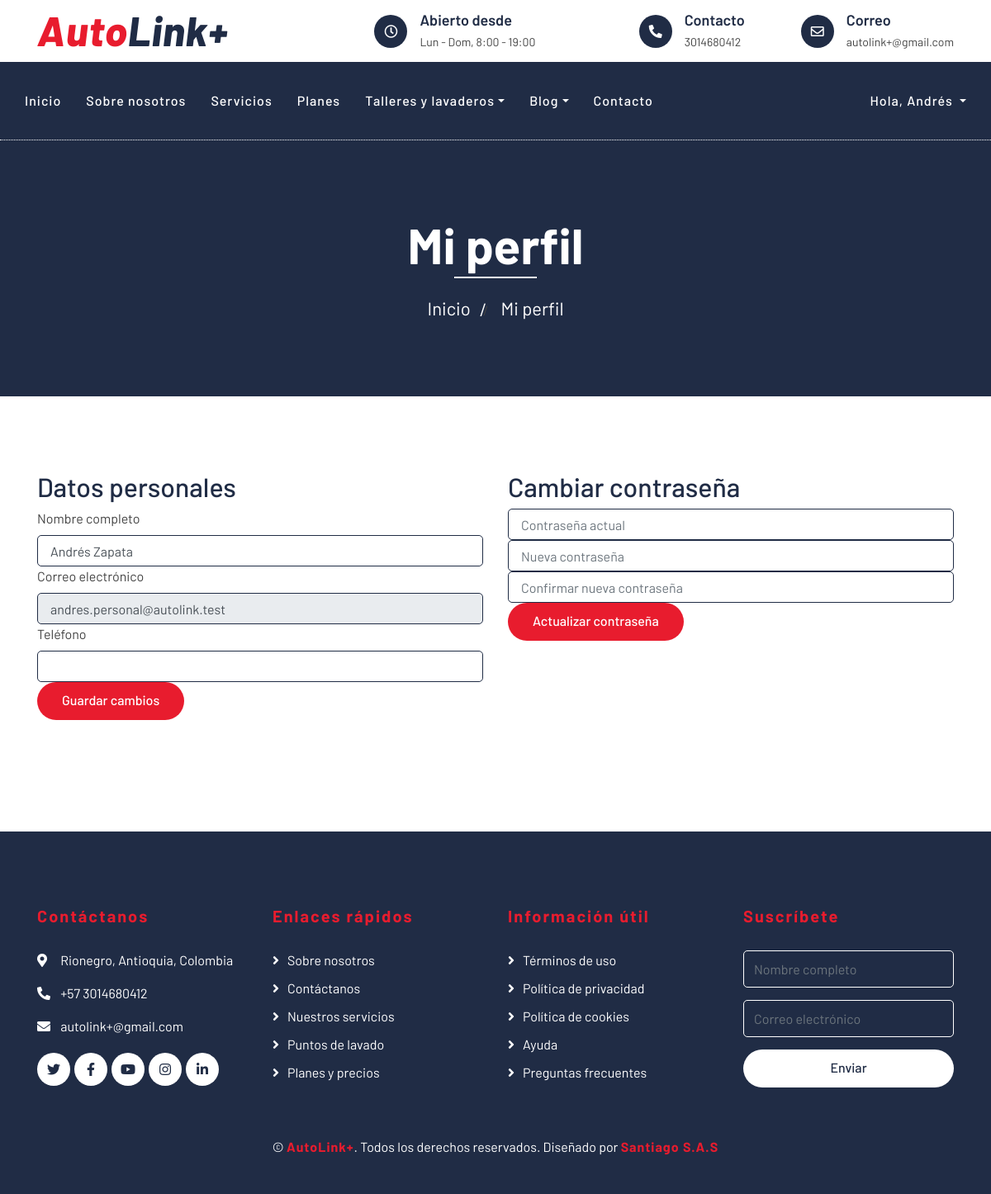
Screenshot of /perfil.php (signed in) with the database file from the repository.
### tables this page shows
CREATE TABLE IF NOT EXISTS usuarios (
    id_usuario      INT AUTO_INCREMENT PRIMARY KEY,
    nombre          VARCHAR(100) NOT NULL,
    correo          VARCHAR(150) NOT NULL UNIQUE,
    telefono        VARCHAR(20)  NULL,
    password_hash   VARCHAR(255) NOT NULL,
    rol             ENUM('cliente', 'admin') NOT NULL DEFAULT 'cliente',
    creado_en       DATETIME DEFAULT CURRENT_TIMESTAMP,
    actualizado_en  DATETIME DEFAULT CURRENT_TIMESTAMP ON UPDATE CURRENT_TIMESTAMP
);

### includes/auth.php (called while the page is built, shortened)
<?php
require_once __DIR__ . '/../config/db.php';
function current_user(): ?array
{
    static $user = null;
    static $loaded = false;
    if (!$loaded) {
        $stmt = db()->prepare('SELECT id_usuario, nombre, correo, telefono, rol FROM usuarios WHERE id_usuario = ?');
        $stmt->execute([$_SESSION['user_id']]);
        $user = $stmt->fetch() ?: null;
        $loaded = true;
    }
    return $user;
}
function is_logged_in(): bool
{
    return current_user() !== null;
}
function require_login(): void
{
    if (!is_logged_in()) {
        $redirect = urlencode($_SERVER['REQUEST_URI'] ?? 'panel.php');
        header('Location: login.php?redirect=' . $redirect);
        exit;
    }
}

### config/db.php (called while the page is built, shortened)
<?php
function db(): PDO
{
    static $pdo = null;
    if ($pdo === null) {
        $dsn = 'mysql:host=' . DB_HOST . ';dbname=' . DB_NAME . ';charset=' . DB_CHARSET;
        $pdo = new PDO($dsn, DB_USER, DB_PASS, [
            PDO::ATTR_ERRMODE => PDO::ERRMODE_EXCEPTION,
            PDO::ATTR_DEFAULT_FETCH_MODE => PDO::FETCH_ASSOC,
            PDO::ATTR_EMULATE_PREPARES => false,
        ]);
    }
    return $pdo;
}

### perfil.php (the view, shortened to what this page needs)
<?php
require_once __DIR__ . '/includes/auth.php';
require_login();
$usuario = current_user();
$active_page = 'perfil';
include __DIR__ . '/includes/header.php';
?>
        <div class="page-header">
            <div class="container">
                <div class="row">
                    <div class="col-12">
                        <h2>Mi perfil</h2>
                    </div>
                    <div class="col-12">
                        <a href="index.php">Inicio</a>
                        <span> / </span>
                        <a href="perfil.php">Mi perfil</a>
                    </div>
                </div>
            </div>
        </div>
        <div class="contact">
            <div class="container">
                <div class="row">
                    <div class="col-md-6">
                        <div class="contact-form">
                            <h2>Datos personales</h2>
                            <form method="post">
                                <div class="control-group">
                                    <label>Nombre completo</label>
                                    <input type="text" name="nombre" class="form-control" value="<?= htmlspecialchars($usuario['nombre']) ?>" required>
                                </div>
                                <div class="control-group">
                                    <label>Correo electrónico</label>
                                    <input type="email" class="form-control" value="<?= htmlspecialchars($usuario['correo']) ?>" disabled>
                                </div>
                                <div class="control-group">
                                    <label>Teléfono</label>
                                    <input type="tel" name="telefono" class="form-control" value="<?= htmlspecialchars($usuario['telefono'] ?? '') ?>">
                                </div>
                                <button class="btn btn-custom" type="submit">Guardar cambios</button>
                            </form>
                        </div>
                    </div>
                    <div class="col-md-6">
                        <div class="contact-form">
                            <h2>Cambiar contraseña</h2>
                            <form method="post">
                                <div class="control-group">
                                    <input type="password" name="password_actual" class="form-control" placeholder="Contraseña actual" required>
                                </div>
                                <div class="control-group">
                                    <input type="password" name="password_nueva" class="form-control" placeholder="Nueva contraseña" required minlength="8">
                                </div>
                                <div class="control-group">
                                    <input type="password" name="password_confirmar" class="form-control" placeholder="Confirmar nueva contraseña" required minlength="8">
                                </div>
                                <button class="btn btn-custom" type="submit">Actualizar contraseña</button>
                            </form>
                        </div>
                    </div>
                </div>
            </div>
        </div>
<?php include __DIR__ . '/includes/footer.php'; ?>

### includes/header.php (shortened to what this page needs)
<?php
require_once __DIR__ . '/auth.php';
function nav_active(string $page, string $active): string
{
    return $page === $active ? ' active' : '';
}
$usuario_actual = current_user();
?>
<!DOCTYPE html>
<html lang="es">
    <head>
        <link href="https://stackpath.bootstrapcdn.com/bootstrap/4.4.1/css/bootstrap.min.css" rel="stylesheet">
        <link href="https://cdnjs.cloudflare.com/ajax/libs/font-awesome/5.10.0/css/all.min.css" rel="stylesheet">
        <link href="lib/flaticon/font/flaticon.css" rel="stylesheet">
        <link href="lib/animate/animate.min.css" rel="stylesheet">
        <link href="lib/owlcarousel/assets/owl.carousel.min.css" rel="stylesheet">
        <link href="css/style.css" rel="stylesheet">
    </head>
    <body>
        <div class="top-bar">
            <div class="container">
                <div class="row align-items-center">
                    <div class="col-lg-4 col-md-12">
                        <div class="logo">
                            <a href="index.php">
                                <h1>Auto<span>Link+</span></h1>
                            </a>
                        </div>
                    </div>
                    <div class="col-lg-8 col-md-7 d-none d-lg-block">
                        <div class="row">
                            <div class="col-4">
                                <div class="top-bar-item">
                                    <div class="top-bar-icon">
                                        <i class="far fa-clock"></i>
                                    </div>
                                    <div class="top-bar-text">
                                        <h3>Abierto desde</h3>
                                        <p>Lun - Dom, 8:00 - 19:00</p>
                                    </div>
                                </div>
                            </div>
                            <div class="col-4">
                                <div class="top-bar-item">
                                    <div class="top-bar-icon">
                                        <i class="fa fa-phone-alt"></i>
                                    </div>
                                    <div class="top-bar-text">
                                        <h3>Contacto</h3>
                                        <p>3014680412</p>
                                    </div>
                                </div>
                            </div>
                            <div class="col-4">
                                <div class="top-bar-item">
                                    <div class="top-bar-icon">
                                        <i class="far fa-envelope"></i>
                                    </div>
                                    <div class="top-bar-text">
                                        <h3>Correo</h3>
                                        <p>autolink+@gmail.com</p>
                                    </div>
                                </div>
                            </div>
                        </div>
                    </div>
                </div>
            </div>
        </div>
        <div class="nav-bar">
            <div class="container">
                <nav class="navbar navbar-expand-xl bg-dark navbar-dark">
                    <div class="collapse navbar-collapse justify-content-between" id="navbarCollapse">
                        <div class="navbar-nav mr-auto">
                            <a href="index.php" class="nav-item nav-link<?= nav_active('inicio', $active_page) ?>">Inicio</a>
                            <a href="about.php" class="nav-item nav-link<?= nav_active('about', $active_page) ?>">Sobre nosotros</a>
                            <a href="service.php" class="nav-item nav-link<?= nav_active('service', $active_page) ?>">Servicios</a>
                            <a href="price.php" class="nav-item nav-link<?= nav_active('price', $active_page) ?>">Planes</a>
                            <div class="nav-item dropdown">
                                <a href="#" class="nav-link dropdown-toggle<?= nav_active('talleres', $active_page) . nav_active('lavaderos', $active_page) ?>" data-toggle="dropdown">Talleres y lavaderos</a>
                            </div>
                            <div class="nav-item dropdown">
                                <a href="#" class="nav-link dropdown-toggle<?= nav_active('blog', $active_page) . nav_active('single', $active_page) ?>" data-toggle="dropdown">Blog</a>
                            </div>
                            <a href="contact.php" class="nav-item nav-link<?= nav_active('contact', $active_page) ?>">Contacto</a>
                        </div>
                        <div class="ml-auto d-flex align-items-center flex-wrap navbar-auth">
                            <?php if ($usuario_actual): ?>
                                <div class="nav-item dropdown">
                                    <a href="#" class="nav-link dropdown-toggle" data-toggle="dropdown">
                                        Hola, <?= htmlspecialchars(explode(' ', $usuario_actual['nombre'])[0]) ?>
                                    </a>
                                </div>
                            <?php else: ?>
                                <a href="login.php" class="nav-item nav-link<?= nav_active('login', $active_page) ?>">Iniciar sesión</a>
                                <a class="btn btn-custom" href="registro.php">Registrarse</a>
                            <?php endif; ?>
                        </div>
                    </div>
                </nav>
            </div>
        </div>

### css/style.css (style rules this page uses)
body { color: #444444; font-weight: 400; background: #ffffff; font-family: 'Barlow', sans-serif; }
h1, h2, h3, h4, h5, h6 { color: #202C45; }
a { color: #202C45; transition: .3s; }
.btn.btn-custom { padding: 10px 30px 12px 30px; text-align: center; font-size: 16px; font-weight: 500; color: #ffffff; background: #E81C2E; border: none; border-radius: 60px; box-shadow: inset 0 0 0 0 #202C45; transition: ease-out 0.5s; -webkit-transition: ease-out 0.5s; -moz-transition: ease-out 0.5s; }
.top-bar { position: relative; height: 75px; display: flex; align-items: center; background: #ffffff; }
.top-bar .logo { text-align: left; overflow: hidden; }
.top-bar .logo h1 { margin: -4px 0 0 0; color: #E81C2E; font-size: 50px; line-height: 50px; font-weight: 800; letter-spacing: 1px; font-style: italic; }
.top-bar .logo h1 span { color: #202C45; }
.top-bar .top-bar-item { display: flex; align-items: center; justify-content: flex-end; }
.top-bar .top-bar-icon { width: 40px; height: 40px; display: flex; align-items: center; justify-content: center; background: #202C45; border-radius: 40px; }
.top-bar .top-bar-icon i { margin: 0; color: #ffffff; font-size: 16px; }
.top-bar .top-bar-text { padding-left: 15px; }
.top-bar .top-bar-text h3 { margin: 0 0 5px 0; font-size: 18px; font-weight: 600; }
.top-bar .top-bar-text p { margin: 0; font-size: 14px; font-weight: 400; }
.nav-bar { position: relative; background: #202C45; }
@media (min-width: 1200px) { .nav-bar .container { max-width: 1300px; } }
.nav-bar .navbar { padding: 20px 0; background: #202C45 !important; transition: .3s; }
.navbar-dark .navbar-nav .nav-link, .navbar-dark .navbar-nav .nav-link:focus, .navbar-dark .navbar-nav .nav-link:hover, .navbar-dark .navbar-nav .nav-link.active { color: #ffffff; padding: 15px; font-weight: 500; letter-spacing: 1px; }
.navbar-auth { gap: 15px; }
.navbar-auth .nav-link, .navbar-auth .nav-link:focus { color: #ffffff; padding: 15px; font-weight: 500; letter-spacing: 1px; }
.page-header { position: relative; margin-bottom: 45px; padding: 90px 0; text-align: center; background: #202C45; border-top: 1px dotted #ffffff; }
.page-header h2 { position: relative; color: #ffffff; font-size: 60px; font-weight: 700; margin-bottom: 20px; padding-bottom: 5px; }
.page-header h2::after { position: absolute; content: ""; width: 100px; height: 2px; left: calc(50% - 50px); bottom: 0; background: #ffffff; }
.page-header a { position: relative; padding: 0 12px; font-size: 22px; color: #ffffff; }
.page-header a::after { position: absolute; content: "/"; width: 8px; height: 8px; top: -2px; right: -7px; text-align: center; color: #ffffff; }
.page-header a:last-child::after { display: none; }
.contact { position: relative; width: 100%; padding: 45px 0; }
.contact .contact-form { position: relative; width: 100%; margin-bottom: 45px; }
.contact .contact-form input { padding: 15px; border-radius: 5px; border: 1px solid #202C45; }

### rows the page displays
usuarios: nombre "Andrés", nombre "Andrés Zapata", correo "andres.personal@autolink.test"
